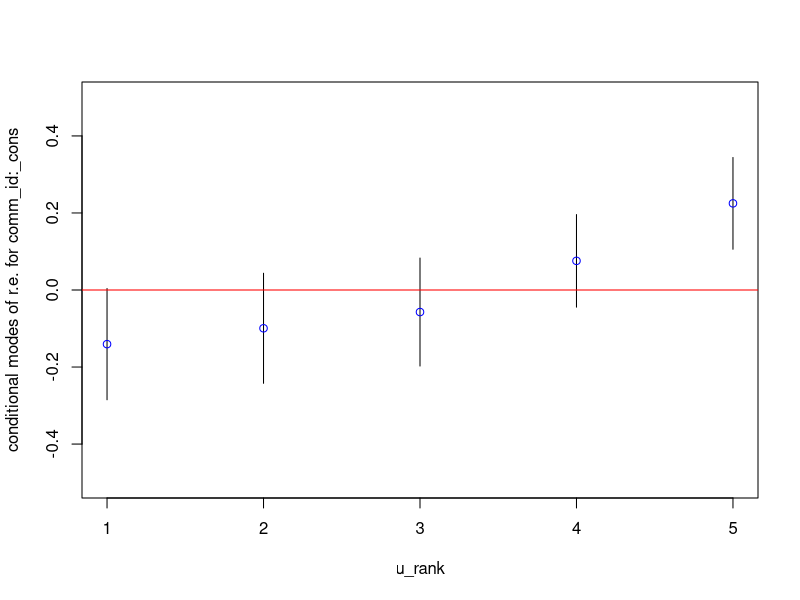
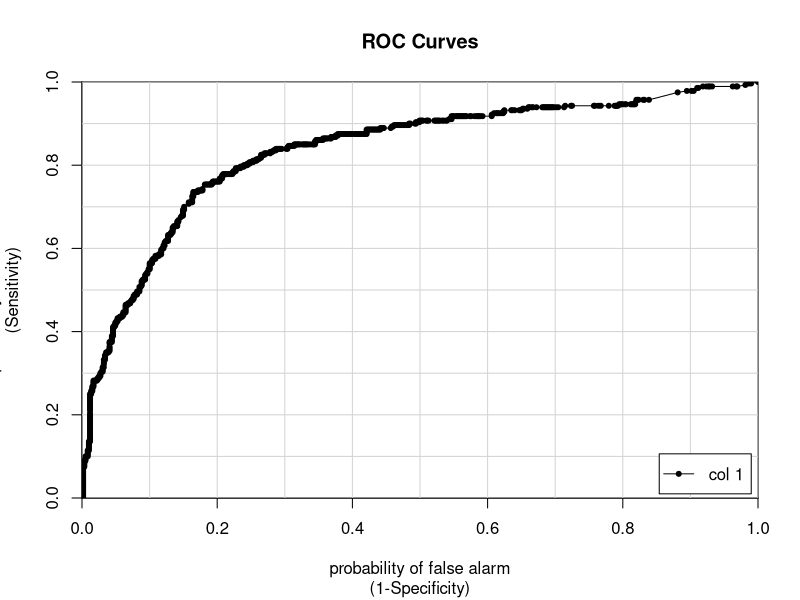

The R source for these figures, in order:

train <- read.table("df_train1.csv", header = TRUE, sep = ",")
test <- read.table("df_test1.csv", header = TRUE, sep = ",")
val <- read.table("df_val1.csv", header = TRUE, sep = ",")


str(train)

# P7.1.1 Specifying and estimating a two - level model

library(lme4)
library(tidyverse)
library(dplyr)
library(caTools)
library(caret)
#library(e1071)

fit <- glmer(sexphys ~ (1 | country), family = binomial("logit"), data = train)

summary(fit)

# P7.1.2 Interpretation of the null two - level model

fita <- glm(sexphys ~ 1, data = train, family = binomial("logit"))

logLik(fita)-logLik(fit)

anova(fit, fita)


u0 <- ranef(fit, postVar = TRUE) 

u0se <- sqrt(attr(u0[[1]], "postVar")[1, , ]) 

commid <- as.numeric(rownames(u0[[1]]))

u0tab <- cbind("commid" = commid, "u0" = u0[[1]], "u0se" = u0se)

colnames(u0tab)[2] <- "u0"

u0tab <- u0tab[order(u0tab$u0), ]

u0tab <- cbind(u0tab, c(1:dim(u0tab)[1]))

u0tab <- u0tab[order(u0tab$commid), ]

colnames(u0tab)[4] <- "u0rank"

plot(u0tab$u0rank, u0tab$u0, type = "n", xlab = "u_rank", ylab = "conditional modes of r.e. for comm_id:_cons", ylim = c(-0.5, 0.5))

segments(u0tab$u0rank, u0tab$u0 - 1.96*u0tab$u0se, u0tab$u0rank, u0tab$u0 + 1.96*u0tab$u0se)

points(u0tab$u0rank, u0tab$u0, col = "blue")

abline(h = 0, col = "red")


#______________________________________________________________________________


fitall <- glmer(sexphys ~ . + 
                  (1 | country), family = binomial("logit"), data = train)

summary(fitall)

#______________________________________________________________________________
#______________________________________________________________________________

fitall2 <- glmer(sexphys ~ emotvio + econviol + Q515R + Q513R +
                   mcv1006 + mcv1008 + 
                   Fam_support + sQ601d +  
                    CONTROLNUM_2 + CONTROLNUM_3 + Q702R_3 + 
                   earlymarriage_0 + earlymarriage_1 + edpart_1 + sumdiffage_1 + 
                   EP3_2 +  SourceIncome_2 + SourceIncome_5 +
                   ageyr10_2 + ageyr10_3 + ageyr10_4  + 
                   (1 | country), family = binomial("logit"), data = train)

summary(fitall2)
#____________________#
fitall2 <- glmer(sexphys ~ emotvio + econviol + Q515R + Q513R +
                   mcv1006 + mcv1008 + 
                   Fam_support + sQ601d +  
                   CONTROLNUM_2 + CONTROLNUM_3 + Q702R_3 + 
                   earlymarriage_0 + earlymarriage_1 + edpart_1 + sumdiffage_1 + 
                   EP3_2  + 
                   ageyr10_2 + ageyr10_3  + 
                   (1 | country), family = binomial("logit"), data = train)

summary(fitall2)

#______________________________________________________________________________

colsf <- c ('emotvio', 'econviol', 'Q515R', 'Q513R', 'mcv1006', 'mcv1008',  
             'Fam_support', 'sQ601d',  
             'CONTROLNUM_2', 'CONTROLNUM_3', 'Q702R_3', 
            'earlymarriage_0', 'earlymarriage_1', 'edpart_1', 'sumdiffage_1',  
            'EP3_2',   
            'ageyr10_2', 'ageyr10_3',  'country')

#predict(fitall2, newdata = test[, colsf], allow.new.levels = TRUE)

p <- predict(fitall2, newdata = val[, colsf], allow.new.levels = TRUE, type='response')
summary(p)

p_class<- ifelse(p>0.5, 1, 0)
table(p_class)


table(p_class, val[, c('sexphys')])


#confusionMatrix(factor(p_class), factor(test[, c('sexphys')]))

#confusionMatrix(factor(p_class), factor(test[, c('sexphys')]), positive = '1')

confusionMatrix(factor(p_class), factor(val[, c('sexphys')]), positive = '1', 
                mode = 'everything')


colAUC(p, val[, c('sexphys')], plotROC=TRUE)
